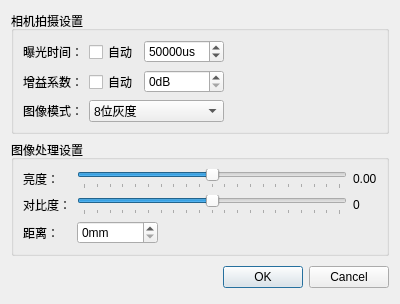
<?xml version="1.0" encoding="UTF-8"?>
<ui version="4.0">
 <class>ImageSettingDialog</class>
 <widget class="QDialog" name="ImageSettingDialog">
  <property name="geometry">
   <rect>
    <x>0</x>
    <y>0</y>
    <width>400</width>
    <height>300</height>
   </rect>
  </property>
  <property name="windowTitle">
   <string>ImageSetting</string>
  </property>
  <layout class="QGridLayout" name="gridLayout">
   <item row="2" column="0">
    <layout class="QHBoxLayout">
     <property name="spacing">
      <number>6</number>
     </property>
     <property name="leftMargin">
      <number>0</number>
     </property>
     <property name="topMargin">
      <number>0</number>
     </property>
     <property name="rightMargin">
      <number>0</number>
     </property>
     <property name="bottomMargin">
      <number>0</number>
     </property>
     <item>
      <spacer>
       <property name="orientation">
        <enum>Qt::Horizontal</enum>
       </property>
       <property name="sizeHint" stdset="0">
        <size>
         <width>131</width>
         <height>31</height>
        </size>
       </property>
      </spacer>
     </item>
     <item>
      <widget class="QPushButton" name="okButton">
       <property name="text">
        <string>OK</string>
       </property>
      </widget>
     </item>
     <item>
      <widget class="QPushButton" name="cancelButton">
       <property name="text">
        <string>Cancel</string>
       </property>
      </widget>
     </item>
    </layout>
   </item>
   <item row="0" column="0">
    <widget class="QGroupBox" name="groupBox">
     <property name="sizePolicy">
      <sizepolicy hsizetype="Preferred" vsizetype="Expanding">
       <horstretch>0</horstretch>
       <verstretch>0</verstretch>
      </sizepolicy>
     </property>
     <property name="title">
      <string>相机拍摄设置</string>
     </property>
     <layout class="QGridLayout" name="gridLayout_2">
      <item row="0" column="0">
       <widget class="QLabel" name="label">
        <property name="text">
         <string>曝光时间：</string>
        </property>
       </widget>
      </item>
      <item row="2" column="0">
       <widget class="QLabel" name="label_3">
        <property name="text">
         <string>图像模式：</string>
        </property>
       </widget>
      </item>
      <item row="1" column="2">
       <widget class="QSpinBox" name="exposureGainSpinBox">
        <property name="suffix">
         <string>dB</string>
        </property>
        <property name="maximum">
         <number>100</number>
        </property>
        <property name="singleStep">
         <number>1</number>
        </property>
        <property name="value">
         <number>0</number>
        </property>
       </widget>
      </item>
      <item row="1" column="0">
       <widget class="QLabel" name="label_2">
        <property name="text">
         <string>增益系数：</string>
        </property>
       </widget>
      </item>
      <item row="0" column="2">
       <widget class="QSpinBox" name="exposureTimeSpinBox">
        <property name="suffix">
         <string>us</string>
        </property>
        <property name="maximum">
         <number>1000000</number>
        </property>
        <property name="singleStep">
         <number>10000</number>
        </property>
        <property name="value">
         <number>50000</number>
        </property>
       </widget>
      </item>
      <item row="1" column="3">
       <spacer name="horizontalSpacer">
        <property name="orientation">
         <enum>Qt::Horizontal</enum>
        </property>
        <property name="sizeHint" stdset="0">
         <size>
          <width>40</width>
          <height>20</height>
         </size>
        </property>
       </spacer>
      </item>
      <item row="2" column="3">
       <spacer name="horizontalSpacer_3">
        <property name="orientation">
         <enum>Qt::Horizontal</enum>
        </property>
        <property name="sizeHint" stdset="0">
         <size>
          <width>40</width>
          <height>20</height>
         </size>
        </property>
       </spacer>
      </item>
      <item row="0" column="3">
       <spacer name="horizontalSpacer_2">
        <property name="orientation">
         <enum>Qt::Horizontal</enum>
        </property>
        <property name="sizeHint" stdset="0">
         <size>
          <width>40</width>
          <height>20</height>
         </size>
        </property>
       </spacer>
      </item>
      <item row="0" column="1">
       <widget class="QCheckBox" name="autoTimeCheckBox">
        <property name="text">
         <string>自动</string>
        </property>
       </widget>
      </item>
      <item row="1" column="1">
       <widget class="QCheckBox" name="autoGainCheckBox">
        <property name="text">
         <string>自动</string>
        </property>
       </widget>
      </item>
      <item row="2" column="1" colspan="2">
       <widget class="QComboBox" name="imageFormatComboBox">
        <item>
         <property name="text">
          <string>8位灰度</string>
         </property>
        </item>
        <item>
         <property name="text">
          <string>24位BGR</string>
         </property>
        </item>
       </widget>
      </item>
     </layout>
    </widget>
   </item>
   <item row="1" column="0">
    <widget class="QGroupBox" name="groupBox_2">
     <property name="sizePolicy">
      <sizepolicy hsizetype="Preferred" vsizetype="Expanding">
       <horstretch>0</horstretch>
       <verstretch>0</verstretch>
      </sizepolicy>
     </property>
     <property name="title">
      <string>图像处理设置</string>
     </property>
     <layout class="QGridLayout" name="gridLayout_3">
      <item row="1" column="0">
       <widget class="QLabel" name="label_5">
        <property name="text">
         <string>对比度：</string>
        </property>
       </widget>
      </item>
      <item row="0" column="2">
       <widget class="QLabel" name="brightnessLabel">
        <property name="text">
         <string>0.00</string>
        </property>
       </widget>
      </item>
      <item row="1" column="2">
       <widget class="QLabel" name="contrastLabel">
        <property name="text">
         <string>0</string>
        </property>
       </widget>
      </item>
      <item row="1" column="1">
       <widget class="QSlider" name="contrastSlider">
        <property name="minimum">
         <number>-100</number>
        </property>
        <property name="maximum">
         <number>100</number>
        </property>
        <property name="orientation">
         <enum>Qt::Horizontal</enum>
        </property>
        <property name="tickPosition">
         <enum>QSlider::TicksBelow</enum>
        </property>
       </widget>
      </item>
      <item row="0" column="1">
       <widget class="QSlider" name="brightnessSlider">
        <property name="minimum">
         <number>0</number>
        </property>
        <property name="maximum">
         <number>200</number>
        </property>
        <property name="singleStep">
         <number>1</number>
        </property>
        <property name="value">
         <number>100</number>
        </property>
        <property name="orientation">
         <enum>Qt::Horizontal</enum>
        </property>
        <property name="tickPosition">
         <enum>QSlider::TicksBelow</enum>
        </property>
       </widget>
      </item>
      <item row="0" column="0">
       <widget class="QLabel" name="label_4">
        <property name="text">
         <string>亮度：</string>
        </property>
       </widget>
      </item>
      <item row="2" column="0">
       <widget class="QLabel" name="label_6">
        <property name="text">
         <string>距离：</string>
        </property>
       </widget>
      </item>
      <item row="2" column="1">
       <layout class="QHBoxLayout" name="horizontalLayout">
        <item>
         <widget class="QSpinBox" name="distanceSpinBox">
          <property name="suffix">
           <string>mm</string>
          </property>
          <property name="maximum">
           <number>10000</number>
          </property>
          <property name="singleStep">
           <number>10</number>
          </property>
         </widget>
        </item>
        <item>
         <spacer name="horizontalSpacer_4">
          <property name="orientation">
           <enum>Qt::Horizontal</enum>
          </property>
          <property name="sizeHint" stdset="0">
           <size>
            <width>40</width>
            <height>20</height>
           </size>
          </property>
         </spacer>
        </item>
       </layout>
      </item>
     </layout>
    </widget>
   </item>
  </layout>
 </widget>
 <resources/>
 <connections>
  <connection>
   <sender>okButton</sender>
   <signal>clicked()</signal>
   <receiver>ImageSettingDialog</receiver>
   <slot>accept()</slot>
   <hints>
    <hint type="sourcelabel">
     <x>278</x>
     <y>253</y>
    </hint>
    <hint type="destinationlabel">
     <x>96</x>
     <y>254</y>
    </hint>
   </hints>
  </connection>
  <connection>
   <sender>cancelButton</sender>
   <signal>clicked()</signal>
   <receiver>ImageSettingDialog</receiver>
   <slot>reject()</slot>
   <hints>
    <hint type="sourcelabel">
     <x>369</x>
     <y>253</y>
    </hint>
    <hint type="destinationlabel">
     <x>179</x>
     <y>282</y>
    </hint>
   </hints>
  </connection>
 </connections>
</ui>
